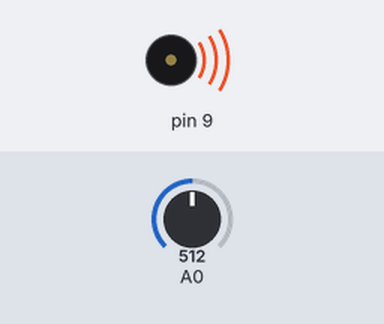
Bench run of a sketch on a simulated Arduino Uno, built with avr-gcc and run on an emulated ATmega328P. On the bench: buzzer (waves = sounding). Inputs (shaded band) come from the test bench; at power-on: A0 = 512.

Above: at 1.2 s.
1.3 s: A0 set to 0
At 2.3 s:
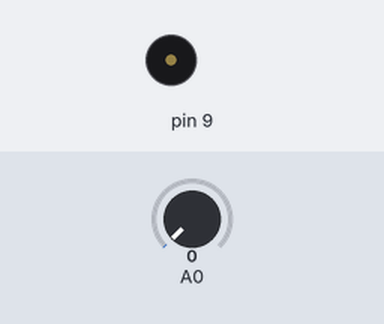
2.8 s: A0 set to 122
At 3.5 s:
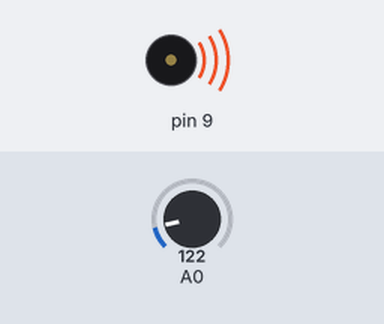
Timing chart, 0 to 5.8 s (numbered marks = the images above; inputs shaded):
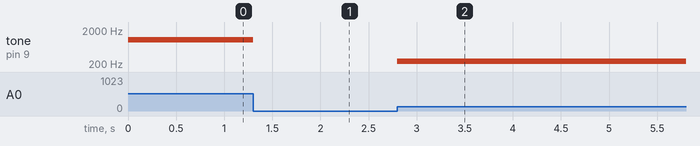

The sketch:

Stepper_music.ino
```cpp
void setup() {
  pinMode(9, OUTPUT);
  Serial.begin(9600);
}

void loop() {
  tone(9, analogRead(0) * 2);
  delay(1);
}
```

Measured:
- after the input at 1.3 s, tone on pin 9: 1024 Hz → silent at once
- after the input at 2.8 s, tone on pin 9: silent → 244 Hz at once
